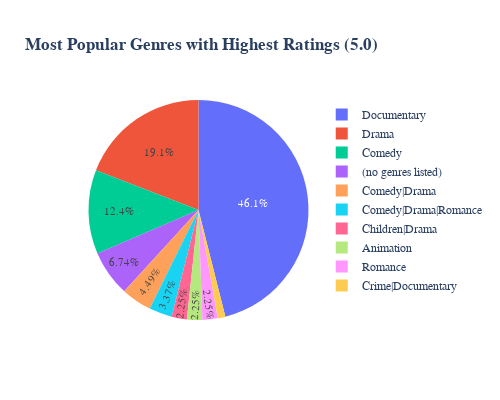

The notebook cell saved with this chart:
### Code cell
import plotly.express as px

fig = px.pie(highest_rated_genres.head(10),
    values='count', names='genre', 
    title='<b>Most Popular Genres with Highest Ratings (5.0)</b>',
    width=500, height=400
    )
fig.update_traces(textposition='inside')
fig.update_layout(
    uniformtext_minsize=10, 
    uniformtext_mode='hide',
    font_family="Times New Roman")
fig.show()

### Figure 1 — Plotly figure (JSON) as saved in the notebook; plotly's stock layout.template omitted (floating-point values rounded to 4 significant figures)
{"data": [{"domain": {"x": [0, 1], "y": [0, 1]}, "hovertemplate": "genre=%{label}<br>count=%{value}<extra></extra>", "labels": ["Documentary", "Drama", "Comedy", "(no genres listed)", "Comedy|Drama", "Comedy|Drama|Romance", "Children|Drama", "Animation", "Romance", "Crime|Documentary"], "legendgroup": "", "name": "", "showlegend": true, "textposition": "inside", "type": "pie", "values": [41, 17, 11, 6, 4, 3, 2, 2, 2, 1]}], "layout": {"font": {"family": "Times New Roman"}, "height": 400, "legend": {"tracegroupgap": 0}, "title": {"text": "<b>Most Popular Genres with Highest Ratings (5.0)</b>"}, "uniformtext": {"minsize": 10, "mode": "hide"}, "width": 500}}
